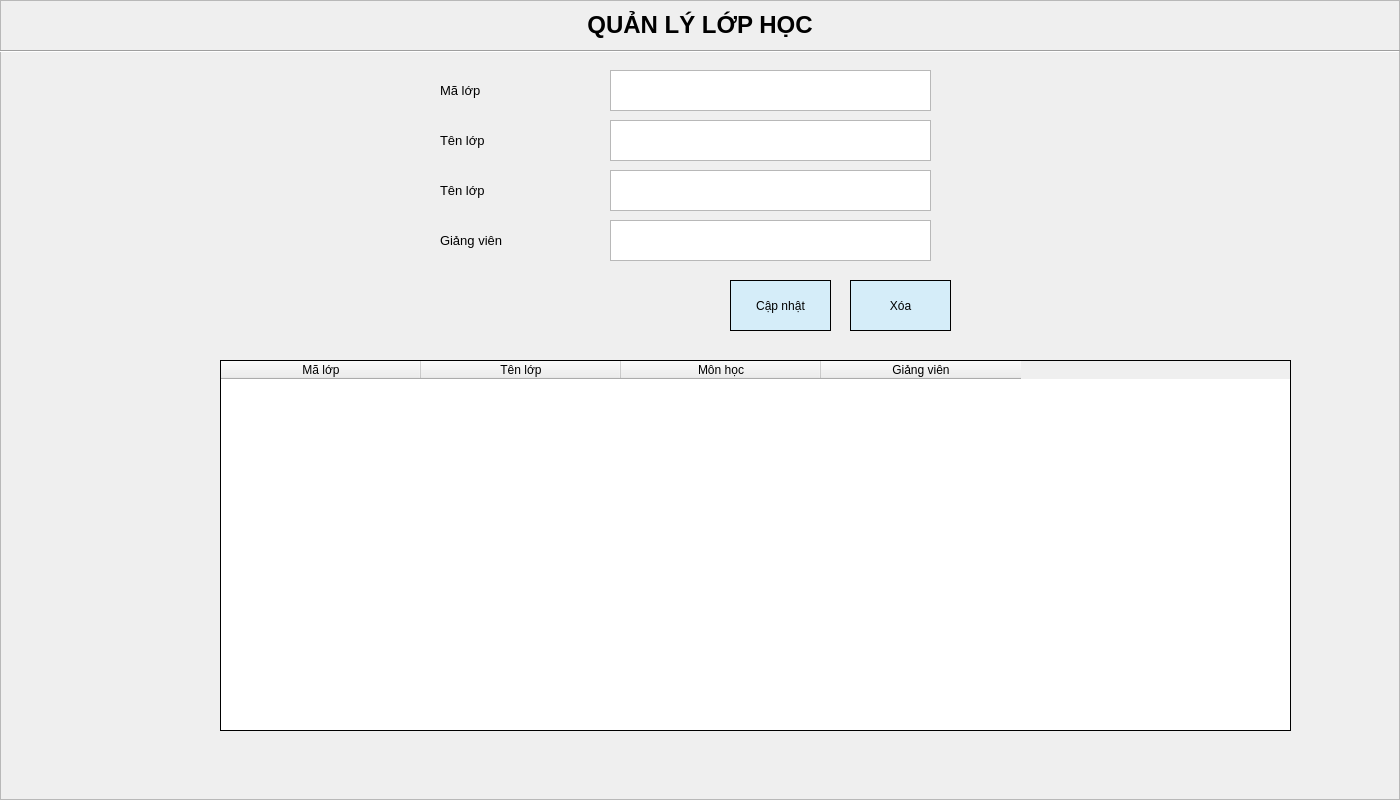
<?xml version="1.0" encoding="UTF-8"?>
<ui version="4.0">
 <class>Class</class>
 <widget class="QWidget" name="Class">
  <property name="geometry">
   <rect>
    <x>0</x>
    <y>0</y>
    <width>1400</width>
    <height>800</height>
   </rect>
  </property>
  <property name="windowTitle">
   <string>Form</string>
  </property>
  <widget class="QFrame" name="bg">
   <property name="geometry">
    <rect>
     <x>0</x>
     <y>0</y>
     <width>1400</width>
     <height>800</height>
    </rect>
   </property>
   <property name="styleSheet">
    <string notr="true">QPushButton{
	padding: 15px 5px;
	background-color: #D5EDF9;
	border-color: black;
}</string>
   </property>
   <property name="frameShape">
    <enum>QFrame::StyledPanel</enum>
   </property>
   <property name="frameShadow">
    <enum>QFrame::Raised</enum>
   </property>
   <widget class="QLabel" name="lb_main">
    <property name="geometry">
     <rect>
      <x>0</x>
      <y>0</y>
      <width>1400</width>
      <height>50</height>
     </rect>
    </property>
    <property name="font">
     <font>
      <pointsize>18</pointsize>
      <weight>75</weight>
      <bold>true</bold>
     </font>
    </property>
    <property name="text">
     <string>QUẢN LÝ LỚP HỌC</string>
    </property>
    <property name="alignment">
     <set>Qt::AlignCenter</set>
    </property>
   </widget>
   <widget class="Line" name="line">
    <property name="geometry">
     <rect>
      <x>0</x>
      <y>50</y>
      <width>1400</width>
      <height>3</height>
     </rect>
    </property>
    <property name="orientation">
     <enum>Qt::Horizontal</enum>
    </property>
   </widget>
   <widget class="QTextEdit" name="txt_username">
    <property name="geometry">
     <rect>
      <x>610</x>
      <y>70</y>
      <width>321</width>
      <height>41</height>
     </rect>
    </property>
    <property name="font">
     <font>
      <pointsize>10</pointsize>
     </font>
    </property>
   </widget>
   <widget class="QLabel" name="lb_username">
    <property name="geometry">
     <rect>
      <x>440</x>
      <y>70</y>
      <width>121</width>
      <height>41</height>
     </rect>
    </property>
    <property name="font">
     <font>
      <pointsize>10</pointsize>
     </font>
    </property>
    <property name="text">
     <string>Mã lớp</string>
    </property>
   </widget>
   <widget class="QLabel" name="lb_password">
    <property name="geometry">
     <rect>
      <x>440</x>
      <y>120</y>
      <width>121</width>
      <height>41</height>
     </rect>
    </property>
    <property name="font">
     <font>
      <pointsize>10</pointsize>
     </font>
    </property>
    <property name="text">
     <string>Tên lớp</string>
    </property>
   </widget>
   <widget class="QTextEdit" name="txt_password">
    <property name="geometry">
     <rect>
      <x>610</x>
      <y>120</y>
      <width>321</width>
      <height>41</height>
     </rect>
    </property>
    <property name="sizePolicy">
     <sizepolicy hsizetype="Preferred" vsizetype="Preferred">
      <horstretch>0</horstretch>
      <verstretch>0</verstretch>
     </sizepolicy>
    </property>
    <property name="font">
     <font>
      <pointsize>10</pointsize>
     </font>
    </property>
   </widget>
   <widget class="QPushButton" name="btnUpdatte">
    <property name="geometry">
     <rect>
      <x>730</x>
      <y>280</y>
      <width>101</width>
      <height>51</height>
     </rect>
    </property>
    <property name="sizePolicy">
     <sizepolicy hsizetype="Preferred" vsizetype="Preferred">
      <horstretch>0</horstretch>
      <verstretch>0</verstretch>
     </sizepolicy>
    </property>
    <property name="styleSheet">
     <string notr="true">border: 1px solid black;</string>
    </property>
    <property name="text">
     <string>Cập nhật</string>
    </property>
   </widget>
   <widget class="QPushButton" name="btnDelete">
    <property name="geometry">
     <rect>
      <x>850</x>
      <y>280</y>
      <width>101</width>
      <height>51</height>
     </rect>
    </property>
    <property name="sizePolicy">
     <sizepolicy hsizetype="Preferred" vsizetype="Preferred">
      <horstretch>0</horstretch>
      <verstretch>0</verstretch>
     </sizepolicy>
    </property>
    <property name="styleSheet">
     <string notr="true">border: 1px solid black;</string>
    </property>
    <property name="text">
     <string>Xóa</string>
    </property>
   </widget>
   <widget class="QTableWidget" name="tableWidget">
    <property name="geometry">
     <rect>
      <x>220</x>
      <y>360</y>
      <width>1071</width>
      <height>371</height>
     </rect>
    </property>
    <property name="styleSheet">
     <string notr="true"/>
    </property>
    <property name="frameShape">
     <enum>QFrame::Box</enum>
    </property>
    <property name="frameShadow">
     <enum>QFrame::Plain</enum>
    </property>
    <property name="lineWidth">
     <number>1</number>
    </property>
    <property name="gridStyle">
     <enum>Qt::NoPen</enum>
    </property>
    <attribute name="horizontalHeaderDefaultSectionSize">
     <number>200</number>
    </attribute>
    <attribute name="verticalHeaderMinimumSectionSize">
     <number>30</number>
    </attribute>
    <attribute name="verticalHeaderDefaultSectionSize">
     <number>30</number>
    </attribute>
    <column>
     <property name="text">
      <string>Mã lớp</string>
     </property>
    </column>
    <column>
     <property name="text">
      <string>Tên lớp</string>
     </property>
    </column>
    <column>
     <property name="text">
      <string>Môn học</string>
     </property>
    </column>
    <column>
     <property name="text">
      <string>Giảng viên</string>
     </property>
    </column>
   </widget>
   <widget class="QTextEdit" name="txt_password_2">
    <property name="geometry">
     <rect>
      <x>610</x>
      <y>170</y>
      <width>321</width>
      <height>41</height>
     </rect>
    </property>
    <property name="sizePolicy">
     <sizepolicy hsizetype="Preferred" vsizetype="Preferred">
      <horstretch>0</horstretch>
      <verstretch>0</verstretch>
     </sizepolicy>
    </property>
    <property name="font">
     <font>
      <pointsize>10</pointsize>
     </font>
    </property>
   </widget>
   <widget class="QLabel" name="lb_password_2">
    <property name="geometry">
     <rect>
      <x>440</x>
      <y>170</y>
      <width>121</width>
      <height>41</height>
     </rect>
    </property>
    <property name="font">
     <font>
      <pointsize>10</pointsize>
     </font>
    </property>
    <property name="text">
     <string>Tên lớp</string>
    </property>
   </widget>
   <widget class="QTextEdit" name="txt_password_3">
    <property name="geometry">
     <rect>
      <x>610</x>
      <y>220</y>
      <width>321</width>
      <height>41</height>
     </rect>
    </property>
    <property name="sizePolicy">
     <sizepolicy hsizetype="Preferred" vsizetype="Preferred">
      <horstretch>0</horstretch>
      <verstretch>0</verstretch>
     </sizepolicy>
    </property>
    <property name="font">
     <font>
      <pointsize>10</pointsize>
     </font>
    </property>
   </widget>
   <widget class="QLabel" name="lb_password_3">
    <property name="geometry">
     <rect>
      <x>440</x>
      <y>220</y>
      <width>121</width>
      <height>41</height>
     </rect>
    </property>
    <property name="font">
     <font>
      <pointsize>10</pointsize>
     </font>
    </property>
    <property name="text">
     <string>Giảng viên</string>
    </property>
   </widget>
  </widget>
 </widget>
 <resources/>
 <connections/>
</ui>
